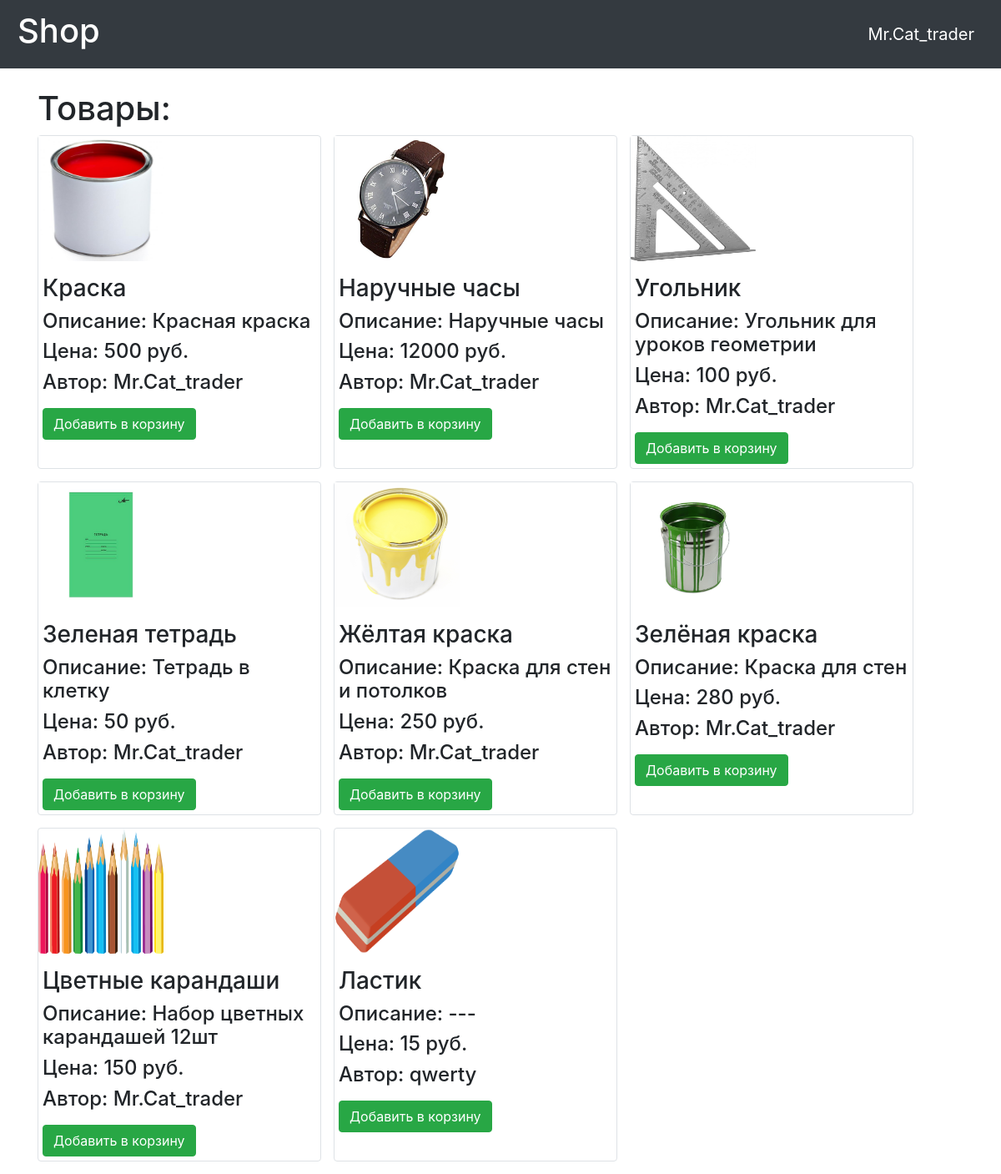
Screenshot of / (signed in) with the database file from the repository.
### data/users.py (models this page shows, shortened)
class User(SqlAlchemyBase, UserMixin):
    __tablename__ = 'users'
    products = orm.relationship("Products", back_populates='user')
    id = sqlalchemy.Column(sqlalchemy.Integer,
                           primary_key=True, autoincrement=True)
    name = sqlalchemy.Column(sqlalchemy.String, nullable=True)
    email = sqlalchemy.Column(sqlalchemy.String,
                              index=True, unique=True, nullable=True)
    hashed_password = sqlalchemy.Column(sqlalchemy.String, nullable=True)
    role = sqlalchemy.Column(sqlalchemy.String)
    created_date = sqlalchemy.Column(sqlalchemy.DateTime,
                                     default=datetime.datetime.now)
    fav = sqlalchemy.Column(sqlalchemy.String)

### data/products.py (models this page shows)
class Products(SqlAlchemyBase):
    __tablename__ = 'products'
    id = sqlalchemy.Column(sqlalchemy.Integer,
                           primary_key=True, autoincrement=True)
    title = sqlalchemy.Column(sqlalchemy.String, nullable=True)
    content = sqlalchemy.Column(sqlalchemy.String, nullable=True)
    created_date = sqlalchemy.Column(sqlalchemy.DateTime,
                                     default=datetime.datetime.now)
    photo = sqlalchemy.Column(sqlalchemy.String)
    price = sqlalchemy.Column(sqlalchemy.Integer)
    user_id = sqlalchemy.Column(sqlalchemy.Integer,
                                sqlalchemy.ForeignKey("users.id"))
    user = orm.relationship('User')

### main.py (the view)
@app.route("/")
def index():
    db_sess = db_session.create_session()
    products = db_sess.query(Products)
    return render_template("index.html", products=products)

### data/db_session.py (called while the page is built)
def create_session() -> Session:
    global __factory
    return __factory()

### main.py (called while the page is built)
@login_manager.user_loader
def load_user(user_id):
    db_sess = db_session.create_session()
    return db_sess.query(User).get(user_id)

### templates/index.html
{% extends "base.html" %}
{% block content %}
<link rel="stylesheet" type="text/css" href="static/css/style.css" />
<br>
<h1>Товары:</h1>
{% for item in products%}
<div class="col-md6 border rounded">
    <img src="/static/img/{{item.photo}}" width=150 height=200 align="bottom" alt="Что-то пошло не так">
    <p>
    <h3>{{item.title}}</h3>
    <h4>Описание: {{item.content}}</h4>
    <h4>Цена: {{item.price}} руб.</h4>
    <h4>Автор: {{item.user.name}}</h4>
    </p>
    {% if current_user.is_authenticated %}
    <p><a href="/add_to_favourite/{{ item.id }}" class="btn btn-success">Добавить в корзину</a></p>
    {% endif %}
</div>
{% endfor %}
{% endblock %}

### templates/base.html (shortened to what this page needs)
<!doctype html>
<html lang="en">
<head>
    <link rel="stylesheet"
          href="https://stackpath.bootstrapcdn.com/bootstrap/4.4.1/css/bootstrap.min.css"
>
</head>
<body>
<header>
    <nav class="navbar navbar-dark bg-dark">
        <a class="navbar-brand" href="/"><h1>Shop</h1></a>
        {% if current_user.is_authenticated %}
            <a class="navbar-brand" href="/account">{{ current_user.name }}</a>
        {% else %}
            <p>
            <a class="btn btn-primary " href="/register">Зарегистрироваться</a>
            <a class="btn btn-success" href="/login">Войти</a>
            </p>
        {% endif %}
    </nav>
</header>
<main role="main" class="container">
    {% block content %}{% endblock %}
</main>
</body>
</html>

### static/css/style.css (style rules this page uses)
div { float: left; line-width: 1500px; width: 340px; height: 400px; margin-right: 15px; margin-bottom: 15px; background: white; }
img { display: block; width: 150px; height: 150px; }
h3 { margin-left: 5px; }
h4 { margin-left: 5px; }
a { display: block; margin-left: 5px; }

### rows the page displays
User: name "Mr.Cat_trader"
Products: photo (picture), title "Краска", content "Красная краска", price "500", user.name "Mr.Cat_trader"
Products: photo (picture), title "Наручные часы", content "Наручные часы", price "12000", user.name "Mr.Cat_trader"
Products: photo (picture), title "Угольник", content "Угольник для уроков геометрии", price "100", user.name "Mr.Cat_trader"
Products: photo (picture), title "Зеленая тетрадь", content "Тетрадь в клетку", price "50", user.name "Mr.Cat_trader"
Products: photo (picture), title "Жёлтая краска", content "Краска для стен и потолков", price "250", user.name "Mr.Cat_trader"
Products: photo (picture), title "Зелёная краска", content "Краска для стен", price "280", user.name "Mr.Cat_trader"
Products: photo (picture), title "Цветные карандаши", content "Набор цветных карандашей 12шт", price "150", user.name "Mr.Cat_trader"
Products: photo (picture), title "Ластик", content "---", price "15", user.name "qwerty"
